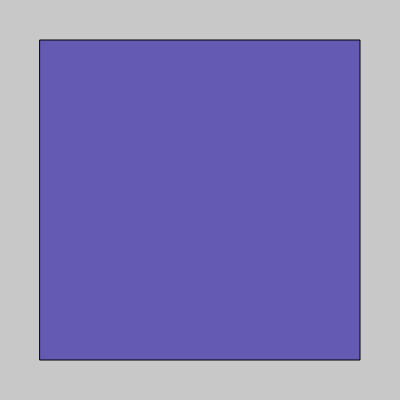
Frame 1 (no input)
Frame 60 (no input): identical to frame 1, image omitted
Frame 120 (the mouse pressed at the canvas centre since frame 60): identical to frame 1, image omitted

The p5.js sketch that drew this single still picture (run headless with seeded random() and noise() and a simulated clock; from frame 60 on, the mouse is pressed at the canvas centre):

// p5.js sketch
// ── sketch.js
var button1;
var button2;

var x = 40;
var y = 40;

var r = 100;
var g = 90;
var b = 180;

var col;

function setup() {
	createCanvas(400,400);

	button1 = createButton("Make the rectangle move.");
	button2 = createButton("Make the rectangle change color")

	button1.mousePressed(move);
	button2.mousePressed(changeColor);
}

function draw() {
	background(200);
	col = color(r, g, b);
	fill(col);
	rect(x, y,320, 320);
}

function move () {
	x+=(random(-2, 2));
	y+=(random(-2, 2));
}

function changeColor () {
	r = random(200);
	g = random(100);
	b = random(100, 250);
}
